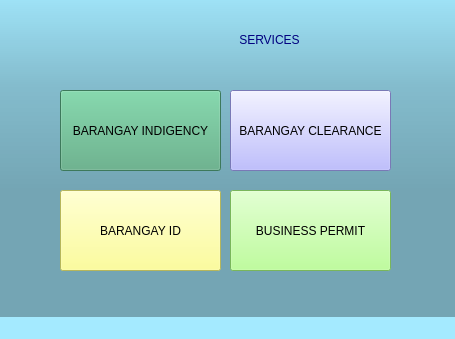
<?xml version="1.0" encoding="UTF-8"?>
<ui version="4.0">
 <class>MainWindow</class>
 <widget class="QMainWindow" name="MainWindow">
  <property name="geometry">
   <rect>
    <x>0</x>
    <y>0</y>
    <width>455</width>
    <height>339</height>
   </rect>
  </property>
  <property name="windowTitle">
   <string>MainWindow</string>
  </property>
  <property name="styleSheet">
   <string notr="true">background-color: rgb(164, 234, 255);</string>
  </property>
  <widget class="QWidget" name="centralwidget">
   <layout class="QGridLayout" name="gridLayout">
    <property name="leftMargin">
     <number>0</number>
    </property>
    <property name="topMargin">
     <number>0</number>
    </property>
    <property name="rightMargin">
     <number>0</number>
    </property>
    <property name="bottomMargin">
     <number>0</number>
    </property>
    <property name="spacing">
     <number>0</number>
    </property>
    <item row="0" column="0">
     <widget class="QLabel" name="label_2">
      <property name="styleSheet">
       <string notr="true">background-color: qlineargradient(spread:pad, x1:0, y1:0, x2:0, y2:0.715909, stop:0 rgba(0, 0, 0, 9), stop:0.375 rgba(0, 0, 0, 50), stop:0.835227 rgba(0, 0, 0, 75));</string>
      </property>
      <property name="text">
       <string/>
      </property>
     </widget>
    </item>
   </layout>
   <widget class="QPushButton" name="pushButton">
    <property name="geometry">
     <rect>
      <x>60</x>
      <y>90</y>
      <width>161</width>
      <height>81</height>
     </rect>
    </property>
    <property name="styleSheet">
     <string notr="true">QPushButton{
	background-color: rgb(85, 170, 127);
}

QPushButton:checked{
	background-color: rgb(223, 223, 223);
	color: rgb(0, 0, 0);
	font-weight:bold;
}</string>
    </property>
    <property name="text">
     <string>BARANGAY INDIGENCY</string>
    </property>
   </widget>
   <widget class="QPushButton" name="pushButton_2">
    <property name="geometry">
     <rect>
      <x>230</x>
      <y>90</y>
      <width>161</width>
      <height>81</height>
     </rect>
    </property>
    <property name="styleSheet">
     <string notr="true">background-color: rgb(170, 170, 255);</string>
    </property>
    <property name="text">
     <string>BARANGAY CLEARANCE</string>
    </property>
   </widget>
   <widget class="QPushButton" name="pushButton_3">
    <property name="geometry">
     <rect>
      <x>60</x>
      <y>190</y>
      <width>161</width>
      <height>81</height>
     </rect>
    </property>
    <property name="styleSheet">
     <string notr="true">background-color: rgb(255, 255, 127);</string>
    </property>
    <property name="text">
     <string>BARANGAY ID</string>
    </property>
   </widget>
   <widget class="QPushButton" name="pushButton_4">
    <property name="geometry">
     <rect>
      <x>230</x>
      <y>190</y>
      <width>161</width>
      <height>81</height>
     </rect>
    </property>
    <property name="styleSheet">
     <string notr="true">background-color: rgb(170, 255, 127);</string>
    </property>
    <property name="text">
     <string>BUSINESS PERMIT</string>
    </property>
   </widget>
   <widget class="QLabel" name="label">
    <property name="geometry">
     <rect>
      <x>84</x>
      <y>10</y>
      <width>371</width>
      <height>60</height>
     </rect>
    </property>
    <property name="styleSheet">
     <string notr="true">background-color: transparent;
color: rgb(0, 0, 127);
font: 700 18pt &quot;Segoe UI&quot;;</string>
    </property>
    <property name="text">
     <string>SERVICES</string>
    </property>
    <property name="alignment">
     <set>Qt::AlignCenter</set>
    </property>
   </widget>
   <zorder>label_2</zorder>
   <zorder>pushButton</zorder>
   <zorder>pushButton_2</zorder>
   <zorder>pushButton_3</zorder>
   <zorder>pushButton_4</zorder>
  </widget>
  <widget class="QMenuBar" name="menubar">
   <property name="geometry">
    <rect>
     <x>0</x>
     <y>0</y>
     <width>455</width>
     <height>26</height>
    </rect>
   </property>
  </widget>
  <widget class="QStatusBar" name="statusbar"/>
 </widget>
 <resources/>
 <connections/>
</ui>
